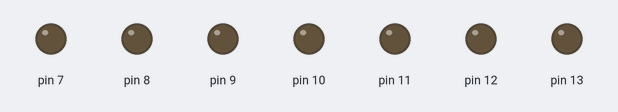
Recording of a sketch running on a simulated Arduino Uno, built with avr-gcc and run on an emulated ATmega328P. On the bench: output pins drawn as LEDs (lit = HIGH).

Above: at 0.5 s.
At 8.0 s:
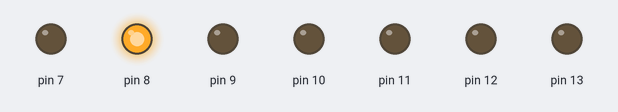
At 12.5 s:
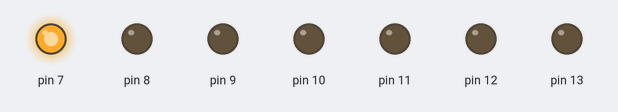
At 16.0 s:
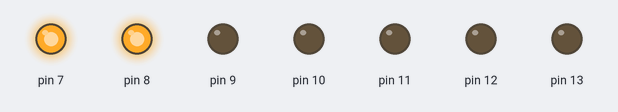
Timing chart, 0 to 18.2 s (numbered marks = the images above):
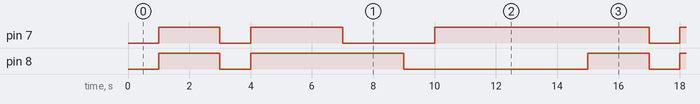

The sketch:

_7try2.ino
```cpp
byte seven_seg_digits[10][7] = { { 1,1,1,1,1,1,0 },  // = 0
                                                           { 0,1,1,0,0,0,0 },  // = 1
                                                           { 1,1,0,1,1,0,1 },  // = 2
                                                           { 1,1,1,1,0,0,1 },  // = 3
                                                           { 0,1,1,0,0,1,1 },  // = 4
                                                           { 1,0,1,1,0,1,1 },  // = 5
                                                           { 1,0,1,1,1,1,1 },  // = 6
                                                           { 1,1,1,0,0,0,0 },  // = 7
                                                           { 1,1,1,1,1,1,1 },  // = 8
                                                           { 1,1,1,0,0,1,1 }   // = 9
                                                           };

void setup() {
  pinMode(7, OUTPUT);
  pinMode(8, OUTPUT);
  pinMode(9, OUTPUT);
  pinMode(10, OUTPUT);
  pinMode(11, OUTPUT);
  pinMode(12, OUTPUT);
  pinMode(13, OUTPUT);

  writeDot(0);  // start with the "dot" off
}

void writeDot(byte dot) {
  digitalWrite(9, dot);
}

void sevenSegWrite(byte digit) {
  byte pin = 2;
  for (byte segCount = 0; segCount < 7; ++segCount) {
    digitalWrite(pin, seven_seg_digits[digit][segCount]);
    ++pin;
  }
}

void loop() {
  for (byte count = 10; count > 0; --count) {
   delay(1000);
   sevenSegWrite(count - 1);
  }
  delay(4000);
}
```

Measured:
- by itself, pin 7: repeats every 14.0 s: LOW 1.0 s, HIGH 3.0 s, LOW 3.0 s, HIGH 7.0 s
- by itself, pin 8: repeats every 14.0 s: LOW 1.0 s, HIGH 5.0 s, LOW 6.0 s, HIGH 2.0 s
- by itself, everything shown: repeats every 14.0 s, in 6 steps
